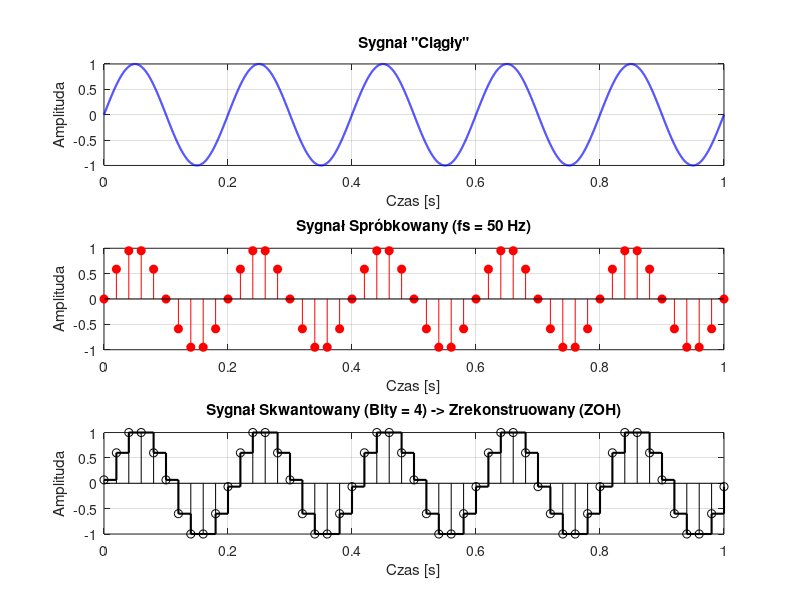

MATLAB code to generate this figure:
%% 1. Parametry wejściowe i wygenerowanie "ciągłego" sygnału
czestotliwosc_sygnalu = 5;          % Częstotliwość sygnału w Hz
amplituda = 1;                      % Amplituda sygnału
czas_ciagly = 0:0.0001:1;           % Bardzo gęsty wektor czasu - symulacja ciągłości

% Sygnał "ciągły" (sinusoidalny)
sygnal_ciagly = amplituda * sin(2*pi*czestotliwosc_sygnalu*czas_ciagly); 

% Alternatywnie: sygnał prostokątny (odkomentuj poniższą linię, wymaga Signal Processing Toolbox)
% sygnal_ciagly = amplituda * square(2*pi*czestotliwosc_sygnalu*czas_ciagly); 

%% 2. Próbkowanie (Postać ciągła -> Dyskretna)
czestotliwosc_probkowania = 50;     % Częstotliwość próbkowania w Hz
okres_probkowania = 1/czestotliwosc_probkowania;  % Okres próbkowania
czas_dyskretny = 0:okres_probkowania:1;           % Wektor czasu dla sygnału dyskretnego

% Spróbkowany sygnał (dokładne wartości)
sygnal_dyskretny = amplituda * sin(2*pi*czestotliwosc_sygnalu*czas_dyskretny); 

%% 3. Kwantyzacja (Ograniczenie poziomów amplitudy)
liczba_bitow = 4;                   % Rozdzielczość w bitach
liczba_poziomow = 2^liczba_bitow;   % Liczba poziomów kwantyzacji

% Prosta metoda kwantyzacji jednorodnej:
sygnal_znormalizowany = (sygnal_dyskretny + amplituda) / (2*amplituda); % Normalizacja do przedziału [0, 1]
sygnal_skwantowany = round(sygnal_znormalizowany * (liczba_poziomow-1)) / (liczba_poziomow-1); % Kwantyzacja
sygnal_skwantowany = (sygnal_skwantowany * 2*amplituda) - amplituda; % Powrót do pierwotnej amplitudy [-A, A]

%% 4. Odtworzenie sygnału (Postać dyskretna -> Ciągła)
% Używamy funkcji 'stairs' w sekcji rysowania wykresów do wizualizacji 
% metody ZOH (Zero-Order Hold), co daje charakterystyczne "schodki".

%% 5. Obliczenie SNR (Signal-to-Noise Ratio)
% Szum kwantyzacji to różnica między próbkami dokładnymi a skwantowanymi
szum_kwantyzacji = sygnal_dyskretny - sygnal_skwantowany; 

% Moc sygnału spróbkowanego i moc szumu
moc_sygnalu = var(sygnal_dyskretny); 
moc_szumu = var(szum_kwantyzacji);

% Obliczenie SNR w decybelach (dB)
if moc_szumu == 0
    snr_db = Inf; % Jeśli nie ma szumu (idealne trafienia z poziomami)
else
    snr_db = 10 * log10(moc_sygnalu / moc_szumu);
end
fprintf('Wyliczony współczynnik SNR dla %d bitów wynosi: %.2f dB\n', liczba_bitow, snr_db);

%% 6. Wizualizacja
figure;

% Wykres 1: Sygnał ciągły
subplot(3,1,1);
plot(czas_ciagly, sygnal_ciagly, 'b', 'LineWidth', 1.5);
title('Sygnał "Ciągły"'); 
xlabel('Czas [s]'); 
ylabel('Amplituda'); 
grid on;

% Wykres 2: Sygnał spróbkowany
subplot(3,1,2);
stem(czas_dyskretny, sygnal_dyskretny, 'r', 'filled');
title(sprintf('Sygnał Spróbkowany (fs = %d Hz)', czestotliwosc_probkowania)); 
xlabel('Czas [s]'); 
ylabel('Amplituda'); 
grid on;

% Wykres 3: Sygnał skwantowany i zrekonstruowany (ZOH)
subplot(3,1,3);
stairs(czas_dyskretny, sygnal_skwantowany, 'k', 'LineWidth', 1.5); hold on;
stem(czas_dyskretny, sygnal_skwantowany, 'k'); hold off;
title(sprintf('Sygnał Skwantowany (Bity = %d) -> Zrekonstruowany (ZOH)', liczba_bitow));
xlabel('Czas [s]'); 
ylabel('Amplituda'); 
grid on;
